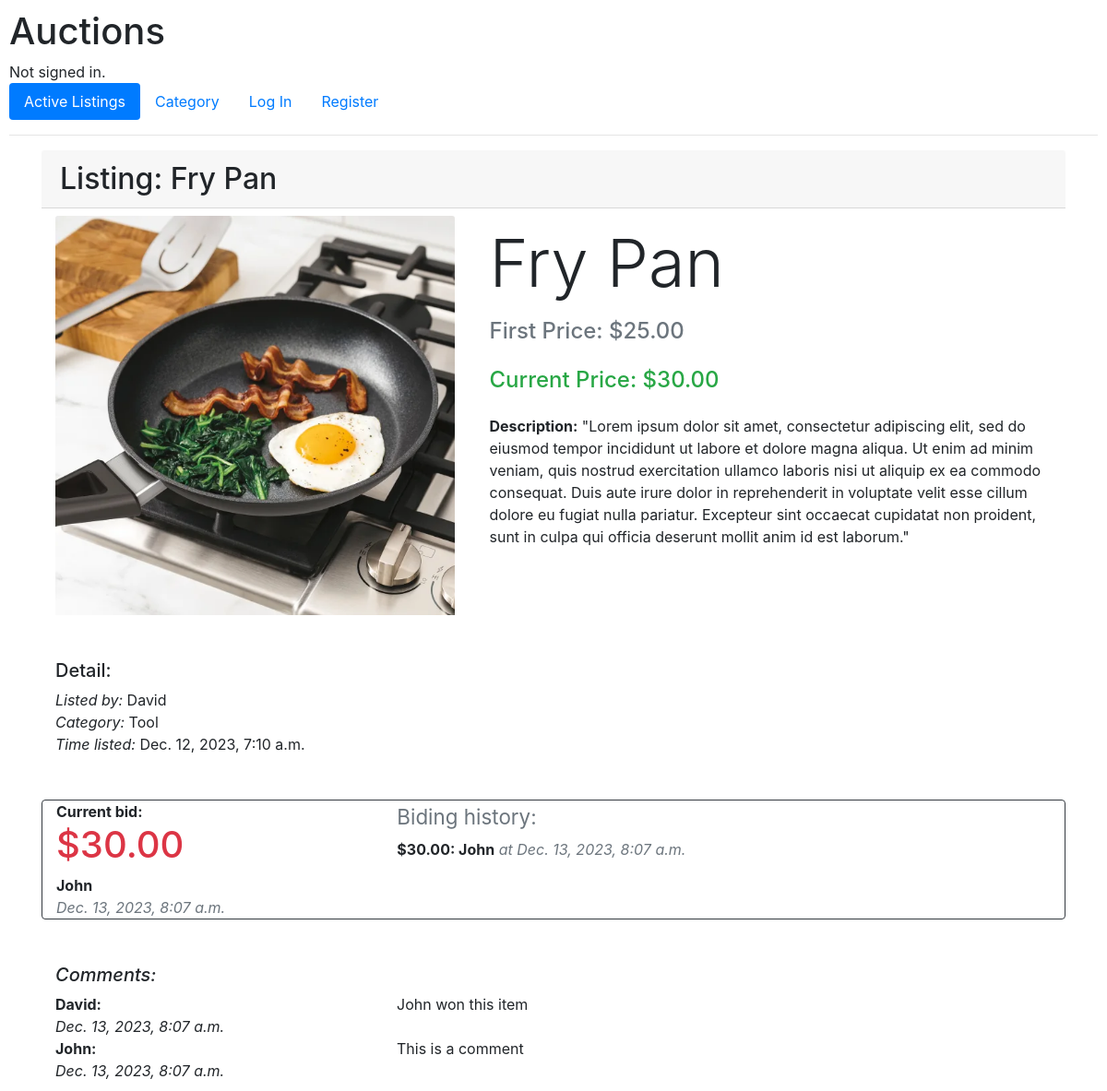
/itemListing/32, run on the app's committed database.
### auctions/models.py (models this page shows, shortened)
class Item(models.Model):
    name = models.CharField(max_length=128)
    description = models.TextField(blank=True)
    category = models.CharField(
        max_length=2,
        choices= CATEGORIES_CHOICE,
        default=""
    )
    first_price = models.DecimalField(max_digits=8, decimal_places=2)
    date = models.DateTimeField(auto_now_add=True)
    image = models.ImageField(upload_to="auctions/static/images", null=True, blank=True)
    user_id = models.ForeignKey(User, on_delete=models.CASCADE,related_name="itemsListed")
    bided = models.BooleanField(default=False)
    @property
    def get_image_url(self):
        if not self.image:
            return ""
        return self.image.url

class Bid(models.Model):
    item_id = models.ForeignKey(Item, on_delete=models.CASCADE, related_name="itemBids")
    user_id = models.ForeignKey(User, on_delete=models.CASCADE, related_name="userBids")
    price = models.DecimalField(max_digits=8, decimal_places=2)
    time = models.DateTimeField(auto_now_add=True)

class User(AbstractUser):
    pass

class Comment(models.Model):
    item_id = models.ForeignKey(Item, on_delete=models.CASCADE, related_name="itemComts")
    user_id = models.ForeignKey(User, on_delete=models.CASCADE, related_name="userComts")
    content = models.TextField(blank=True)
    time = models.DateTimeField(auto_now_add=True)

### auctions/views.py (the view)
# urls.py: path("itemListing/<int:item_id>", views.itemListing, name="itemListing"),
def itemListing(request, item_id):
    try:
        item = Item.objects.get(pk=item_id)
        bids = Bid.objects.filter(item_id=item_id).order_by('-price')
        comment = Comment.objects.filter(item_id=item_id).order_by('-time')
        add = True
        watch = []
        if request.user.is_authenticated:
            watch = WatchList.objects.all().filter(item_id=item_id).filter(user_id=request.user)
        if len(watch) == 0:
            add = True
        else:
            add = False
        return render(request, "auctions/item.html", {
            "item": item,
            "add": add,
            "bidUsers": bids,
            "comments": comment,
            "watchlist": get_watch_list(request),
        })
    except Item.DoesNotExist:
        raise Http404("Item does not exist.")

### auctions/templates/auctions/item.html (shortened to what this page needs)
{% extends "auctions/layout.html" %}
{% load humanize %}
{% block body %}
    <div class="container">
        <h2 class="card-header">Listing: {{ item.name }}</h2>
        <div class="container mt-2">
            <div class="row">
                <div class="col-md-5">
                    <img class="card-img-top" src="{{ item.get_image_url }}">
                </div>
                <div class="col-md-7">
                    <div class="d-flex flex-column mb-3">
                        <div class="p-2 display-3">{{ item.name }}</div>
                        <div class="p-2 h4 text-secondary">First Price: ${{ item.first_price | intcomma }}</div>
                        {% if bidUsers %}
                            <div class="p-2 h4 text-success">Current Price: ${{ bidUsers.0.price | intcomma }}</div>
                        {% endif %}
                        <div class="p-2 card-body"><strong>Description:</strong> {{ item.description }}</div>
                    </div>
                </div>
            </div>
        </div>
        <div class="container mt-5">
            <h5>Detail:</h5>
            <div>
                <div><em>Listed by:</em> {{ item.user_id }}</div>
                <div><em>Category:</em> {{ item.get_category_display }}</div>
                <div><em>Time listed:</em> {{ item.date }}</div>
            </div>
        </div>
            <div class="container mt-5 border border-dark rounded">
                <div class="row">
                    <div class="col-md-4">
                        {% if bidUsers %}
                            {% if item.bided is True %}
                                <div><strong>Winner price:</strong></div>
                                {{ break }}
                            {% elif bidUsers.0.user_id == request.user %}
                                <div><strong>You are holding the top price:</strong></div>
                                {{ break }}
                            {% else %}
                                <div><strong>Current bid:</strong></div>
                            {% endif %}
                            <h1 id="min_price" class="text-danger">${{ bidUsers.0.price | intcomma }}</h1>
                            <div><strong>{{ bidUsers.0.user_id }}</strong></div>
                            <div><em class="text-muted">{{ bidUsers.0.time }}</em></div>
                        {% else %}
                            <div><strong>First price:</strong></div>
                            <h1 id="min_price" class="text-danger">${{ item.first_price | intcomma }}</h1>
                            <div><strong>{{ item.user_id }}</strong></div>
                            <div><em class="text-muted">{{ item.date }}</em></div>
                        {% endif %}
                    </div>
                    <div class="col-md-8">
                        <h3><small class="text-muted">Biding history:</small></h3>
                        {% for user in bidUsers %}
                            <div><strong>${{ user.price | intcomma }}: {{ user.user_id }}</strong><em class="text-muted"> at {{ user.time }}</em></div>
                        {% empty %}
                            <div>No bid yet.</div>
                        {% endfor %}
                    </div>
                </div>
            </div>
        <div class="container mt-5">
            <h5><em>Comments:</em></h5>
            {% for comment in comments %}
                <div class="row">
                    <div class="col-md-4">
                        <div><strong>{{ comment.user_id }}:</strong></div>
                        <div><em>{{ comment.time }}</em></div>
                    </div>
                    <div class="col-md-8">
                        <div>{{ comment.content }}</div>
                    </div>
                </div>
            {% empty %}
            <div class="container">
                <h5>There is no comment.</h5>
            </div>
            {% endfor %}
        </div>
    </div>
{% endblock %}

### auctions/static/auctions/styles.css (style rules this page uses)
body { padding: 10px; }

### data on the page
Item: name "Fry Pan", get_image_url (picture), first_price "25.00", description "\"Lorem ipsum dolor sit amet, consectetur adipiscing elit, sed do eiusmod tempor incididunt ut labore et dolore magna aliqua. Ut enim ad minim veniam, quis nostrud exercitation ullamco laboris nisi ut aliquip ex ea commodo consequat. Duis aute irure dolor in reprehenderit in voluptate velit esse cillum dolore eu fugiat nulla pariatur. Excepteur sint occaecat cupidatat non proident, sunt in culpa qui officia deserunt mollit anim id est laborum.\"", user_id "David", category "Tool", date "Dec. 12, 2023, 7:10 a.m."
Bid: price "30.00", user_id.username "John", time "Dec. 13, 2023, 8:07 a.m.", user_id "John"
Comment: user_id "David", time "Dec. 13, 2023, 8:07 a.m.", content "John won this item"
Comment: user_id "John", time "Dec. 13, 2023, 8:07 a.m.", content "This is a comment"
